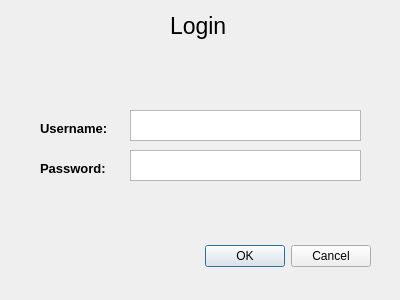
<?xml version="1.0" encoding="UTF-8"?>
<ui version="4.0">
 <class>Login</class>
 <widget class="QDialog" name="Login">
  <property name="geometry">
   <rect>
    <x>0</x>
    <y>0</y>
    <width>400</width>
    <height>300</height>
   </rect>
  </property>
  <property name="windowTitle">
   <string>Dialog</string>
  </property>
  <widget class="QDialogButtonBox" name="buttonBox">
   <property name="geometry">
    <rect>
     <x>30</x>
     <y>240</y>
     <width>341</width>
     <height>32</height>
    </rect>
   </property>
   <property name="orientation">
    <enum>Qt::Horizontal</enum>
   </property>
   <property name="standardButtons">
    <set>QDialogButtonBox::Cancel|QDialogButtonBox::Ok</set>
   </property>
  </widget>
  <widget class="QLabel" name="label">
   <property name="geometry">
    <rect>
     <x>170</x>
     <y>10</y>
     <width>61</width>
     <height>31</height>
    </rect>
   </property>
   <property name="font">
    <font>
     <pointsize>17</pointsize>
    </font>
   </property>
   <property name="text">
    <string>Login</string>
   </property>
  </widget>
  <widget class="QLabel" name="label_2">
   <property name="geometry">
    <rect>
     <x>40</x>
     <y>120</y>
     <width>71</width>
     <height>16</height>
    </rect>
   </property>
   <property name="font">
    <font>
     <pointsize>10</pointsize>
     <bold>true</bold>
    </font>
   </property>
   <property name="text">
    <string>Username: </string>
   </property>
  </widget>
  <widget class="QLabel" name="label_3">
   <property name="geometry">
    <rect>
     <x>40</x>
     <y>160</y>
     <width>71</width>
     <height>16</height>
    </rect>
   </property>
   <property name="font">
    <font>
     <pointsize>10</pointsize>
     <bold>true</bold>
    </font>
   </property>
   <property name="text">
    <string>Password:</string>
   </property>
  </widget>
  <widget class="QPlainTextEdit" name="usernameInput">
   <property name="geometry">
    <rect>
     <x>130</x>
     <y>110</y>
     <width>231</width>
     <height>31</height>
    </rect>
   </property>
  </widget>
  <widget class="QPlainTextEdit" name="passwordInput">
   <property name="geometry">
    <rect>
     <x>130</x>
     <y>150</y>
     <width>231</width>
     <height>31</height>
    </rect>
   </property>
  </widget>
 </widget>
 <resources/>
 <connections>
  <connection>
   <sender>buttonBox</sender>
   <signal>accepted()</signal>
   <receiver>Login</receiver>
   <slot>accept()</slot>
   <hints>
    <hint type="sourcelabel">
     <x>248</x>
     <y>254</y>
    </hint>
    <hint type="destinationlabel">
     <x>157</x>
     <y>274</y>
    </hint>
   </hints>
  </connection>
  <connection>
   <sender>buttonBox</sender>
   <signal>rejected()</signal>
   <receiver>Login</receiver>
   <slot>reject()</slot>
   <hints>
    <hint type="sourcelabel">
     <x>316</x>
     <y>260</y>
    </hint>
    <hint type="destinationlabel">
     <x>286</x>
     <y>274</y>
    </hint>
   </hints>
  </connection>
 </connections>
</ui>
